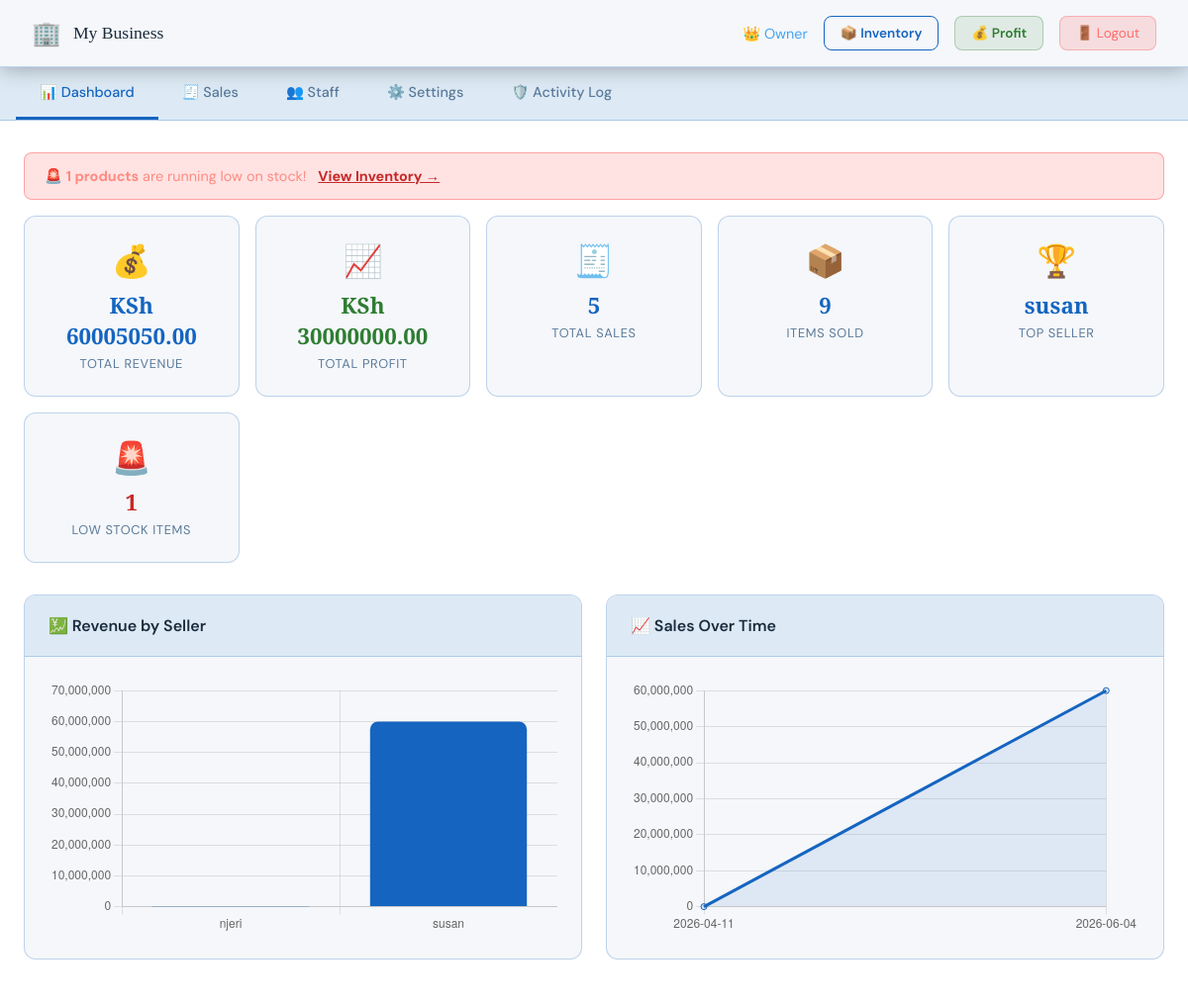
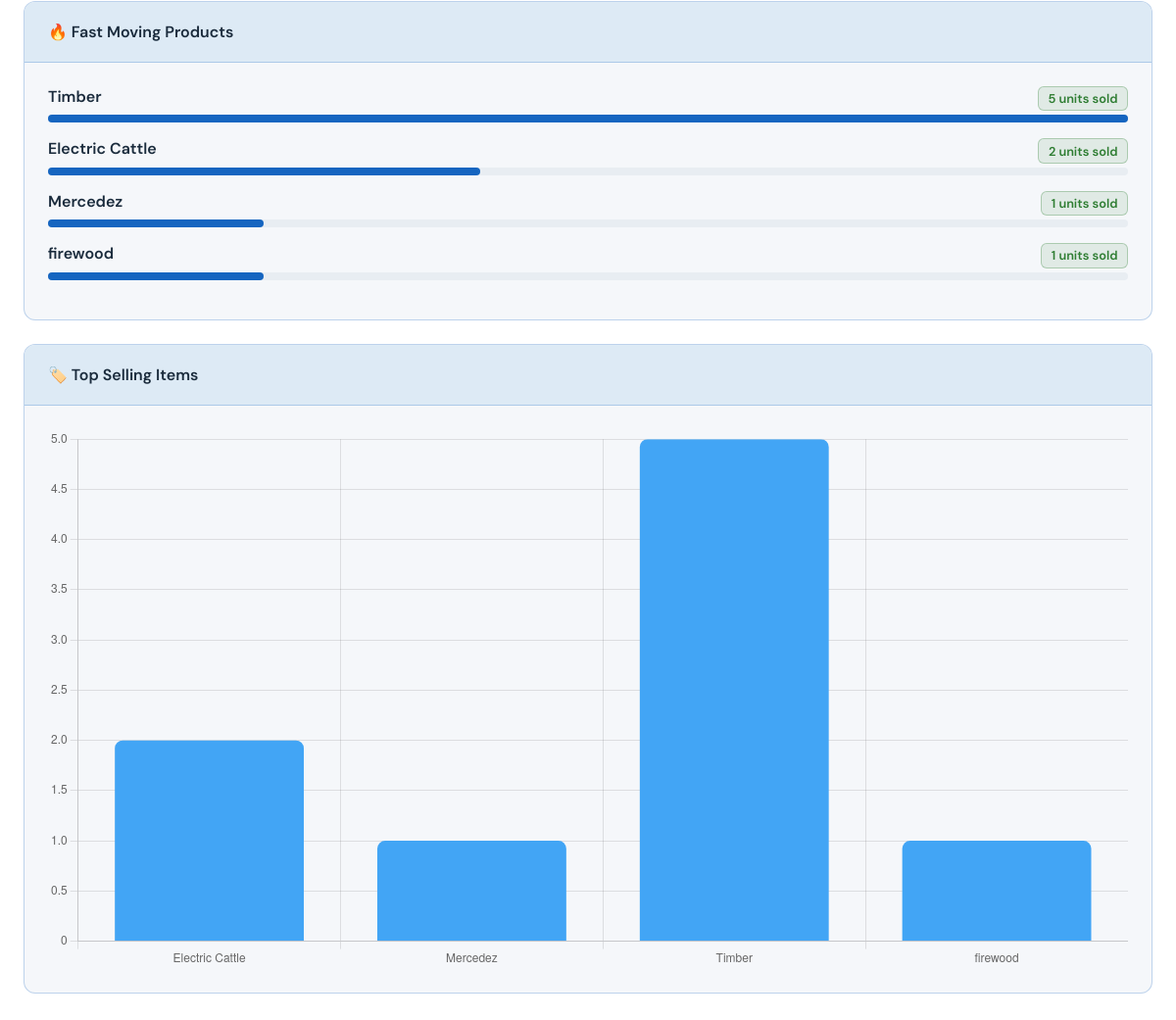
Page /owner (signed in) on the committed database (2 pictures, top to bottom).
### tables this page shows
CREATE TABLE settings (
        id INTEGER PRIMARY KEY AUTOINCREMENT,
        business_name TEXT DEFAULT 'My Business',
        business_location TEXT DEFAULT '',
        business_currency TEXT DEFAULT 'KSh',
        business_color TEXT DEFAULT '#1565C0',
        owner_phone TEXT DEFAULT '',
        owner_email TEXT DEFAULT '',
        at_username TEXT DEFAULT '',
        at_api_key TEXT DEFAULT '',
        gmail_address TEXT DEFAULT '',
        gmail_app_password TEXT DEFAULT '',
        sms_enabled INTEGER DEFAULT 0,
        email_enabled INTEGER DEFAULT 0,
        low_stock_threshold INTEGER DEFAULT 5
    );

CREATE TABLE sales (
        id INTEGER PRIMARY KEY AUTOINCREMENT,
        seller TEXT NOT NULL,
        item_name TEXT NOT NULL,
        quantity INTEGER NOT NULL,
        unit_price REAL NOT NULL,
        total_price REAL NOT NULL,
        date_time TEXT NOT NULL
    , amount_paid REAL NOT NULL DEFAULT 0, change_given REAL NOT NULL DEFAULT 0);

### app.py (the view)
@app.route('/owner')
def owner():
    if not session.get('logged_in') or session.get('role') != 'owner':
        return redirect(url_for('login'))
    conn = get_db()
    sales = conn.execute("SELECT * FROM sales ORDER BY date_time DESC").fetchall()
    users = conn.execute("SELECT username, role FROM users").fetchall()
    inventory = conn.execute("SELECT * FROM inventory ORDER BY product_name ASC").fetchall()
    activity = conn.execute("SELECT * FROM activity_log ORDER BY date_time DESC LIMIT 50").fetchall()
    conn.close()
    sales_list = [dict(s) for s in sales]
    inventory_list = [dict(i) for i in inventory]
    activity_list = [dict(a) for a in activity]
    total_revenue = sum(s['total_price'] for s in sales_list)
    total_sales = len(sales_list)
    total_items = sum(s['quantity'] for s in sales_list)
    top_seller = None
    if sales_list:
        st = {}
        for s in sales_list:
            st[s['seller']] = st.get(s['seller'],0) + s['total_price']
        top_seller = max(st, key=st.get)
    settings = get_settings()
    low_stock = get_low_stock_products()
    expiring = get_expiring_soon()
    total_profit = 0
    for s in sales_list:
        conn2 = get_db()
        product = conn2.execute("SELECT buying_price FROM inventory WHERE product_name=?",
                               (s['item_name'],)).fetchone()
        conn2.close()
        if product:
            total_profit += (s['unit_price'] - product['buying_price']) * s['quantity']
    item_totals = {}
    for s in sales_list:
        item_totals[s['item_name']] = item_totals.get(s['item_name'],0) + s['quantity']
    fast_movers = sorted(item_totals.items(), key=lambda x: x[1], reverse=True)[:5]
    return render_template('owner.html', sales=sales_list, users=users,
                           inventory=inventory_list, activity=activity_list,
                           total_revenue=total_revenue, total_sales=total_sales,
                           total_items=total_items, top_seller=top_seller,
                           total_profit=total_profit, fast_movers=fast_movers,
                           low_stock=low_stock, expiring=expiring,
                           settings=settings)

### app.py (called while the page is built)
def get_db():
    conn = sqlite3.connect('sales.db')
    conn.row_factory = sqlite3.Row
    return conn

def get_settings():
    conn = get_db()
    row = conn.execute("SELECT * FROM settings LIMIT 1").fetchone()
    conn.close()
    return dict(row) if row else {}

def get_low_stock_products():
    conn = get_db()
    products = conn.execute("""SELECT * FROM inventory
        WHERE stock_quantity <= low_stock_level
        ORDER BY stock_quantity ASC""").fetchall()
    conn.close()
    return [dict(p) for p in products]

def get_expiring_soon():
    conn = get_db()
    today = date.today().isoformat()
    products = conn.execute("""SELECT * FROM inventory
        WHERE expiry_date IS NOT NULL
        AND expiry_date != ''
        AND expiry_date <= date('now', '+7 days')
        AND expiry_date >= ?
        ORDER BY expiry_date ASC""", (today,)).fetchall()
    conn.close()
    return [dict(p) for p in products]

### templates/owner.html (shortened to what this page needs)
<!DOCTYPE html>
<html lang="en">
<head>
    <link rel="stylesheet" href="{{ url_for('static', filename='style.css') }}">
</head>
<body class="dashboard-page">
    <nav class="navbar">
        <div class="nav-brand">
            <span class="nav-icon">🏢</span>
            <span>{{ settings.business_name }}</span>
        </div>
        <div class="nav-right">
            <span class="nav-user">👑 Owner</span>
            <a href="/inventory" class="btn-secondary" style="padding:0.5rem 1rem; font-size:0.85rem;">📦 Inventory</a>
            <a href="/profit" class="btn-secondary" style="padding:0.5rem 1rem; font-size:0.85rem; background:rgba(46,125,50,0.1); color:#2E7D32; border-color:rgba(46,125,50,0.3);">💰 Profit</a>
            <a href="/logout" class="btn-logout">🚪 Logout</a>
        </div>
    </nav>
    <div class="tab-nav">
        <button class="tab-btn active" onclick="showTab('dashboard', this)">📊 Dashboard</button>
        <button class="tab-btn" onclick="showTab('sales', this)">🧾 Sales</button>
        <button class="tab-btn" onclick="showTab('sellers', this)">👥 Staff</button>
        <button class="tab-btn" onclick="showTab('settings', this)">⚙️ Settings</button>
        <button class="tab-btn" onclick="showTab('activity', this)">🛡️ Activity Log</button>
    </div>
    <div class="main-content">
        <div id="tab-dashboard" class="tab-content active">
            {% if low_stock %}
            <div class="alert alert-error" style="margin-bottom:1rem;">
                🚨 <strong>{{ low_stock|length }} products</strong> are running low on stock!
                <a href="/inventory" style="color:#C62828; font-weight:700; margin-left:0.5rem;">View Inventory →</a>
            </div>
            {% endif %}
            <div class="metrics-grid">
                <div class="metric-card">
                    <div class="metric-icon">💰</div>
                    <div class="metric-value">{{ settings.business_currency }} {{ "%.2f"|format(total_revenue) }}</div>
                    <div class="metric-label">Total Revenue</div>
                </div>
                <div class="metric-card">
                    <div class="metric-icon">📈</div>
                    <div class="metric-value" style="color:#2E7D32;">{{ settings.business_currency }} {{ "%.2f"|format(total_profit) }}</div>
                    <div class="metric-label">Total Profit</div>
                </div>
                <div class="metric-card">
                    <div class="metric-icon">🧾</div>
                    <div class="metric-value">{{ total_sales }}</div>
                    <div class="metric-label">Total Sales</div>
                </div>
                <div class="metric-card">
                    <div class="metric-icon">📦</div>
                    <div class="metric-value">{{ total_items }}</div>
                    <div class="metric-label">Items Sold</div>
                </div>
                <div class="metric-card">
                    <div class="metric-icon">🏆</div>
                    <div class="metric-value">{{ top_seller or 'N/A' }}</div>
                    <div class="metric-label">Top Seller</div>
                </div>
                <div class="metric-card">
                    <div class="metric-icon">🚨</div>
                    <div class="metric-value" style="color:#C62828;">{{ low_stock|length }}</div>
                    <div class="metric-label">Low Stock Items</div>
                </div>
            </div>
            <div class="charts-grid">
                <div class="card">
                    <div class="card-header"><h3>💹 Revenue by Seller</h3></div>
                    <div class="card-body"><canvas id="sellerChart"></canvas></div>
                </div>
                <div class="card">
                    <div class="card-header"><h3>📈 Sales Over Time</h3></div>
                    <div class="card-body"><canvas id="dailyChart"></canvas></div>
                </div>
            </div>
            <div class="card">
                <div class="card-header"><h3>🔥 Fast Moving Products</h3></div>
                <div class="card-body">
                    {% if fast_movers %}
                    {% set max_qty = fast_movers[0][1] %}
                    {% for name, qty in fast_movers %}
                    <div style="margin-bottom:1rem;">
                        <div style="display:flex; justify-content:space-between; margin-bottom:0.25rem;">
                            <span style="font-weight:600; color:#1A2B3C;">{{ name }}</span>
                            <span class="profit-badge">{{ qty }} units sold</span>
                        </div>
                        <div style="background:#E8EDF2; border-radius:4px; height:8px;">
                            <div class="fast-mover-bar" style="width:{{ (qty/max_qty*100)|int }}%;"></div>
                        </div>
                    </div>
                    {% endfor %}
                    {% else %}
                    <div class="empty-state"><p>No sales data yet.</p></div>
                    {% endif %}
                </div>
            </div>
            <div class="card">
                <div class="card-header"><h3>🏷️ Top Selling Items</h3></div>
                <div class="card-body"><canvas id="itemChart"></canvas></div>
            </div>
        </div>
    </div>
    <script>
        fetch('/api/sales_data')
            .then(r => r.json())
            .then(data => {
                if (Object.keys(data.seller_totals).length > 0) {
                    new Chart(document.getElementById('sellerChart'), {
                        type: 'bar',
                        data: {
                            labels: Object.keys(data.seller_totals),
                            datasets: [{ label: 'Revenue', data: Object.values(data.seller_totals),
                                backgroundColor: '{{ settings.business_color }}', borderRadius: 8 }]
                        },
                        options: { responsive: true, plugins: { legend: { display: false } } }
                    });
                }
                if (Object.keys(data.daily_totals).length > 0) {
                    new Chart(document.getElementById('dailyChart'), {
                        type: 'line',
                        data: {
                            labels: Object.keys(data.daily_totals),
                            datasets: [{ label: 'Revenue', data: Object.values(data.daily_totals),
                                borderColor: '{{ settings.business_color }}',
                                backgroundColor: 'rgba(21,101,192,0.1)', fill: true, tension: 0.4 }]
                        },
                        options: { responsive: true, plugins: { legend: { display: false } } }
                    });
                }
                if (Object.keys(data.item_totals).length > 0) {
                    new Chart(document.getElementById('itemChart'), {
                        type: 'bar',
                        data: {
                            labels: Object.keys(data.item_totals),
                            datasets: [{ label: 'Qty Sold', data: Object.values(data.item_totals),
                                backgroundColor: '#42A5F5', borderRadius: 8 }]
                        },
                        options: { responsive: true, plugins: { legend: { display: false } } }
                    });
                }
            });
    </script>
</body>
</html>

### static/style.css (style rules this page uses)
:root { --primary: #1565C0; --primary-dark: #0D47A1; --primary-light: #42A5F5; --accent: #1E88E5; --bg-dark: #E8EDF2; --bg-card: #F5F7FA; --bg-card2: #DDEAF5; --text-white: #1A2B3C; --text-light: #2C4A6E; --text-muted: #5A7A9A; --border: rgba(21, 101, 192, 0.25); --success: #2E7D32; --error: #C62828; --gold: #F57F17; --shadow: 0 8px 32px rgba(21, 101, 192, 0.15); --radius: 12px; }
* { margin: 0; padding: 0; box-sizing: border-box; }
body { font-family: 'DM Sans', sans-serif; background: #FFFFFF; color: var(--text-white); min-height: 100vh; }
.navbar { background: var(--bg-card); border-bottom: 1px solid var(--border); padding: 1rem 2rem; display: flex; align-items: center; justify-content: space-between; position: sticky; top: 0; z-index: 100; box-shadow: 0 2px 20px rgba(0,0,0,0.3); }
.nav-brand { display: flex; align-items: center; gap: 0.75rem; font-family: 'Playfair Display', serif; font-size: 1.1rem; color: var(--text-white); }
.nav-icon { font-size: 1.5rem; }
.nav-right { display: flex; align-items: center; gap: 1rem; }
.nav-user { color: var(--primary-light); font-size: 0.9rem; }
.tab-nav { background: var(--bg-card2); border-bottom: 1px solid var(--border); display: flex; gap: 0; overflow-x: auto; padding: 0 1rem; }
.tab-btn { background: none; border: none; color: var(--text-muted); padding: 1rem 1.5rem; cursor: pointer; font-family: 'DM Sans', sans-serif; font-size: 0.9rem; font-weight: 500; border-bottom: 3px solid transparent; transition: all 0.3s ease; white-space: nowrap; }
.tab-btn.active { color: var(--primary); border-bottom-color: var(--primary); }
.main-content { max-width: 1200px; margin: 0 auto; padding: 2rem 1.5rem; }
.tab-content { display: none; }
.tab-content.active { display: block; }
.metrics-grid { display: grid; grid-template-columns: repeat(auto-fit, minmax(200px, 1fr)); gap: 1rem; margin-bottom: 2rem; }
.metric-card { background: var(--bg-card); border: 1px solid var(--border); border-radius: var(--radius); padding: 1.5rem; text-align: center; transition: transform 0.3s ease, box-shadow 0.3s ease; animation: fadeIn 0.5s ease; }
.metric-icon { font-size: 2rem; margin-bottom: 0.5rem; }
.metric-value { font-family: 'Playfair Display', serif; font-size: 1.4rem; color: var(--primary); font-weight: 700; margin-bottom: 0.25rem; }
.metric-label { font-size: 0.8rem; color: var(--text-muted); text-transform: uppercase; letter-spacing: 0.05em; }
.charts-grid { display: grid; grid-template-columns: repeat(auto-fit, minmax(400px, 1fr)); gap: 1.5rem; margin-bottom: 1.5rem; }
.card { background: var(--bg-card); border: 1px solid var(--border); border-radius: var(--radius); margin-bottom: 1.5rem; overflow: hidden; animation: fadeIn 0.5s ease; }
.card-header { padding: 1.25rem 1.5rem; border-bottom: 1px solid var(--border); display: flex; align-items: center; justify-content: space-between; background: var(--bg-card2); }
.card-header h3 { font-size: 1rem; font-weight: 600; color: var(--text-white); }
.card-body { padding: 1.5rem; }
.btn-secondary { background: transparent; color: var(--primary); border: 1px solid var(--primary); border-radius: 8px; padding: 0.75rem 1.5rem; font-family: 'DM Sans', sans-serif; font-size: 0.9rem; font-weight: 600; cursor: pointer; transition: all 0.3s ease; text-decoration: none; display: inline-block; }
.btn-logout { background: rgba(255,68,68,0.15); color: #ff6b6b; border: 1px solid rgba(255,68,68,0.3); border-radius: 8px; padding: 0.5rem 1rem; font-size: 0.85rem; cursor: pointer; text-decoration: none; transition: all 0.3s ease; }
.alert { padding: 0.875rem 1.25rem; border-radius: 8px; margin-bottom: 1rem; font-size: 0.9rem; animation: slideDown 0.3s ease; }
.alert-error { background: rgba(255, 68, 68, 0.15); border: 1px solid rgba(255, 68, 68, 0.4); color: #ff8a80; }

### rows in the picture
settings: business_name "My Business", business_currency "KSh"
sales: seller "susan", item_name "Mercedez", quantity "1", {{ (qty/max_qty*100)|int }} 20 (drawn)
sales: item_name "Timber", quantity "5", {{ (qty/max_qty*100)|int }} 100 (drawn)
sales: item_name "Electric Cattle", qty "2", {{ (qty/max_qty*100)|int }} 40 (drawn)
sales: item_name "firewood", quantity "1", {{ (qty/max_qty*100)|int }} 20 (drawn)

### other values in the picture
{{ low_stock|length }} "1"
{{ "%.2f"|format(total_revenue) }} "60005050.00"
{{ "%.2f"|format(total_profit) }} "30000000.00"
{{ total_sales }} "5"
{{ total_items }} "9"
